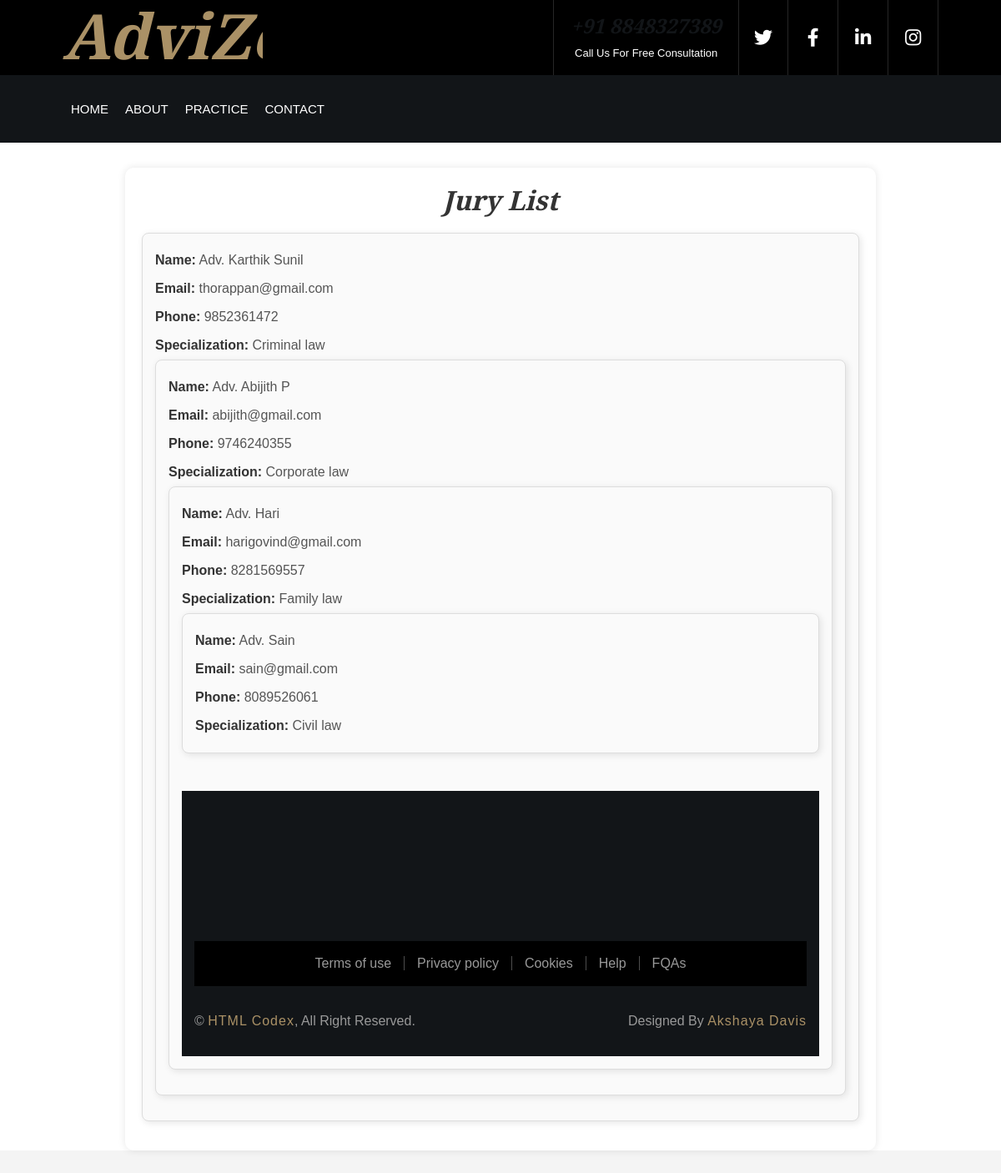
Page /view_juries on the committed database.
### courtapp/models.py (models this page shows, shortened)
class Jury(models.Model):
    usertype = models.CharField(max_length=50, default="jury")
    court = models.ForeignKey(Register, on_delete=models.CASCADE,null=True)
    name = models.CharField(max_length=50, null=True)
    email = models.EmailField(max_length=50, null=True)
    phone = models.CharField(max_length=50, null=True)
    specialization = models.CharField(max_length=50, null=True)

### courtapp/views.py (the view)
# urls.py: path('view_juries',views.view_juries,name="view_juries"),
def view_juries(request):
    juries=Jury.objects.all()
    return render(request,'view_juries.html',{'juries':juries})

### courtapp/templates/view_juries.html (shortened to what this page needs)
{% load static %}
{% include 'header.html' %}
<link rel="stylesheet" href="{% static 'css/view_juries.css' %}">
<div class="juries-list-container">
    <h2>Jury List</h2>
    {% if juries %}
        {% for jury in juries %}
        <div class="jury-card">
            <div class="jury-row"><strong>Name:</strong> {{ jury.name }}</div>
            <div class="jury-row"><strong>Email:</strong> {{ jury.email }}</div>
            <div class="jury-row"><strong>Phone:</strong> {{ jury.phone }}</div>
            <div class="jury-row"><strong>Specialization:</strong> {{ jury.specialization }} law</div>
        {% endfor %}
    {% else %}
        <p class="no-juries">No juries found.</p>
    {% endif %}
</div>
{% include 'footer1.html' %}

### userapp/static/css/style.css (style rules this page uses)
body { color: #666666; background: #ffffff; font-family: 'Roboto', sans-serif; font-weight: 400; }
h1, h2, h3, h4, h5, h6 { font-family: 'EB Garamond', serif; font-weight: 600; font-style: italic; color: #121518; }

### userapp/static/css/view_juries.css (style rules this page uses)
body { font-family: Arial, sans-serif; background-color: #f4f4f4; margin: 0; padding: 0; }
.juries-list-container { width: 80%; max-width: 900px; margin: 30px auto; background: #fff; padding: 20px; border-radius: 10px; box-shadow: 0px 0px 10px rgba(0, 0, 0, 0.1); }
.juries-list-container h2 { text-align: center; color: #333; margin-bottom: 20px; }
.jury-card { background: #fafafa; border: 1px solid #ddd; border-radius: 8px; padding: 15px; margin-bottom: 15px; box-shadow: 2px 2px 8px rgba(0, 0, 0, 0.1); transition: transform 0.2s; }
.jury-row { font-size: 16px; color: #555; padding: 5px 0; }
.jury-row strong { color: #333; }

### rows in the picture
Jury: name "Adv. Karthik Sunil", email "thorappan@gmail.com", phone "9852361472", specialization "Criminal"
Jury: name "Adv. Abijith P", email "abijith@gmail.com", phone "9746240355", specialization "Corporate"
Jury: name "Adv. Hari", email "harigovind@gmail.com", phone "8281569557", specialization "Family"
Jury: name "Adv. Sain", email "sain@gmail.com", phone "8089526061", specialization "Civil"
